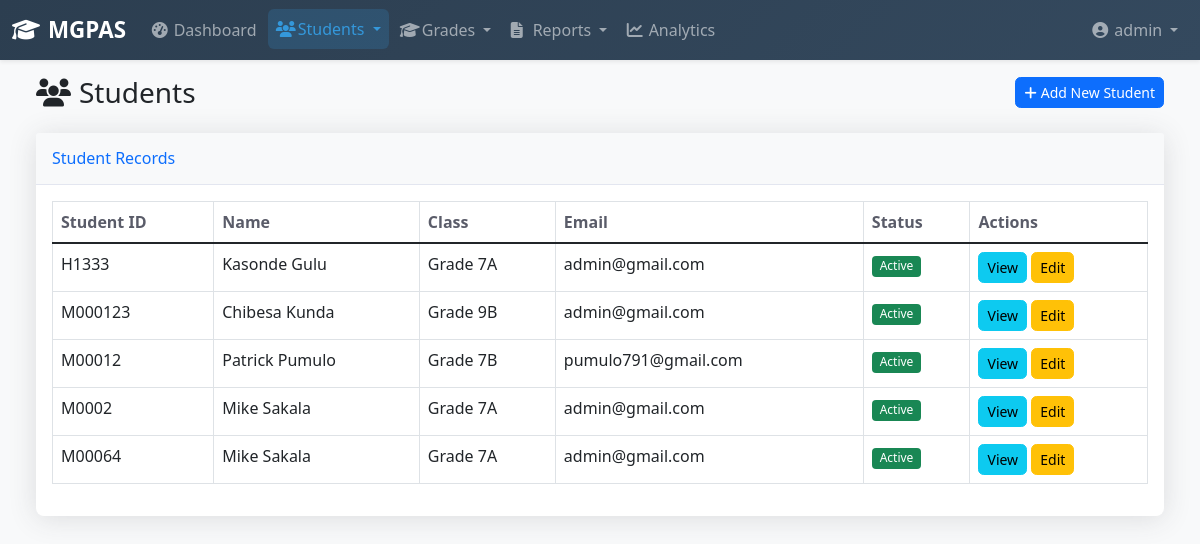
/grading/students/ (signed in), run on an earlier commit of the app's database.
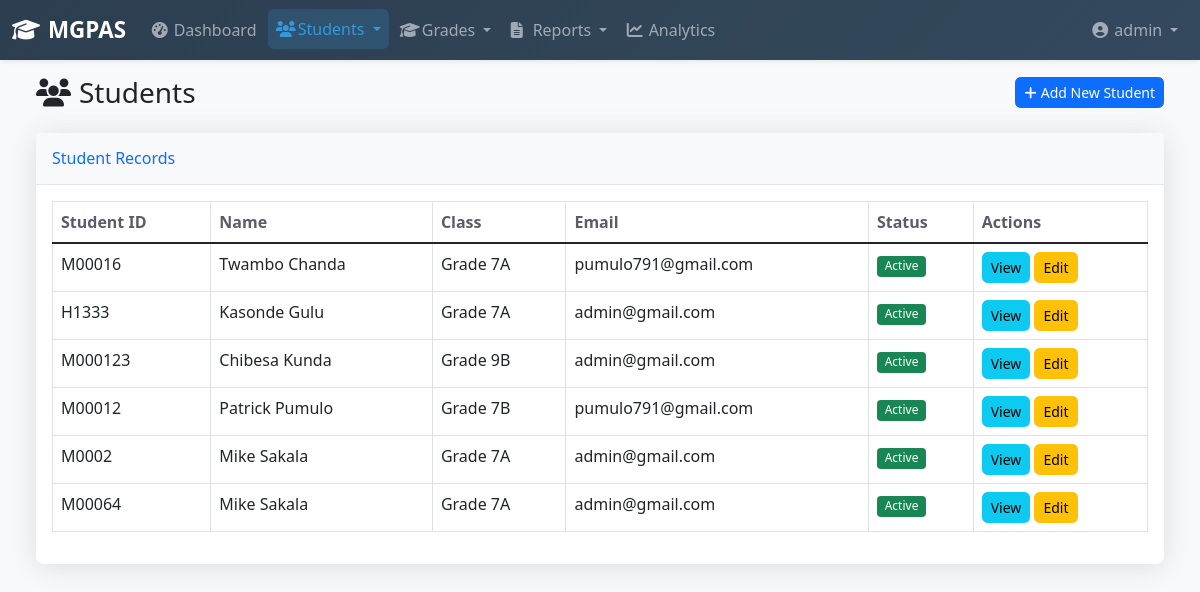
And on a later commit of the database.
### grading/models.py (models this page shows, shortened)
class Student(models.Model):
    first_name = models.CharField(max_length=100)
    last_name = models.CharField(max_length=100)
    student_id = models.CharField(max_length=20, unique=True)
    date_of_birth = models.DateField()
    email = models.EmailField(blank=True)
    phone = models.CharField(max_length=15, blank=True)
    address = models.TextField(blank=True)
    current_class = models.ForeignKey(Class, on_delete=models.SET_NULL, null=True, blank=True)
    academic_year = models.ForeignKey(AcademicYear, on_delete=models.CASCADE)
    enrollment_date = models.DateField()
    is_active = models.BooleanField(default=True)
    created_at = models.DateTimeField(auto_now_add=True)
    updated_at = models.DateTimeField(auto_now=True)
    class Meta:
        ordering = ['last_name', 'first_name']

class Class(models.Model):
    name = models.CharField(max_length=50)
    academic_year = models.ForeignKey(AcademicYear, on_delete=models.CASCADE)
    teacher = models.ForeignKey(User, on_delete=models.SET_NULL, null=True, blank=True)

### grading/views.py (the view)
# urls.py: path('students/', views.StudentListView.as_view(), name='student_list'),
class StudentListView(LoginRequiredMixin, ListView):
    model = Student
    template_name = 'grading/student_list.html'
    context_object_name = 'students'
    paginate_by = 20
    def get_queryset(self):
        queryset = Student.objects.filter(is_active=True)
        search = self.request.GET.get('search')
        if search:
            queryset = queryset.filter(
                Q(first_name__icontains=search) |
                Q(last_name__icontains=search) |
                Q(student_id__icontains=search)
            )
        return queryset

### templates/grading/student_list.html (shortened to what this page needs)
{% extends 'base.html' %}
{% load static %}
{% block content %}
<div class="container-fluid">
    <div class="d-sm-flex align-items-center justify-content-between mb-4">
        <h1 class="h3 mb-0 text-gray-800"><i class="fas fa-users me-2"></i>Students</h1>
        <a href="{% url 'grading:student_add' %}" class="btn btn-primary btn-sm">
            <i class="fas fa-plus me-1"></i>Add New Student
        </a>
    </div>
    <div class="card shadow mb-4">
        <div class="card-header py-3">
            <h6 class="m-0 font-weight-bold text-primary">Student Records</h6>
        </div>
        <div class="card-body">
            {% if students %}
            <div class="table-responsive">
                <table class="table table-bordered">
                    <thead>
                        <tr>
                            <th>Student ID</th>
                            <th>Name</th>
                            <th>Class</th>
                            <th>Email</th>
                            <th>Status</th>
                            <th>Actions</th>
                        </tr>
                    </thead>
                    <tbody>
                        {% for student in students %}
                        <tr>
                            <td>{{ student.student_id }}</td>
                            <td>{{ student.first_name }} {{ student.last_name }}</td>
                            <td>{{ student.current_class.name|default:"Not assigned" }}</td>
                            <td>{{ student.email|default:"-" }}</td>
                            <td>
                                <span class="badge bg-{% if student.is_active %}success{% else %}secondary{% endif %}">
                                    {% if student.is_active %}Active{% else %}Inactive{% endif %}
                                </span>
                            </td>
                            <td>
                                <a href="{% url 'grading:student_detail' student.pk %}" class="btn btn-info btn-sm">View</a>
                                <a href="{% url 'grading:student_edit' student.pk %}" class="btn btn-warning btn-sm">Edit</a>
                            </td>
                        </tr>
                        {% endfor %}
                    </tbody>
                </table>
            </div>
            {% else %}
            <p class="text-muted">No students found.</p>
            {% endif %}
        </div>
    </div>
</div>
{% endblock %}

What changed in the data, as far as the page shows it:
added Student: student_id "M00016", first_name "Twambo", last_name "Chanda", current_class.name "Grade 7A", email "pumulo791@gmail.com", is_active "Active"
